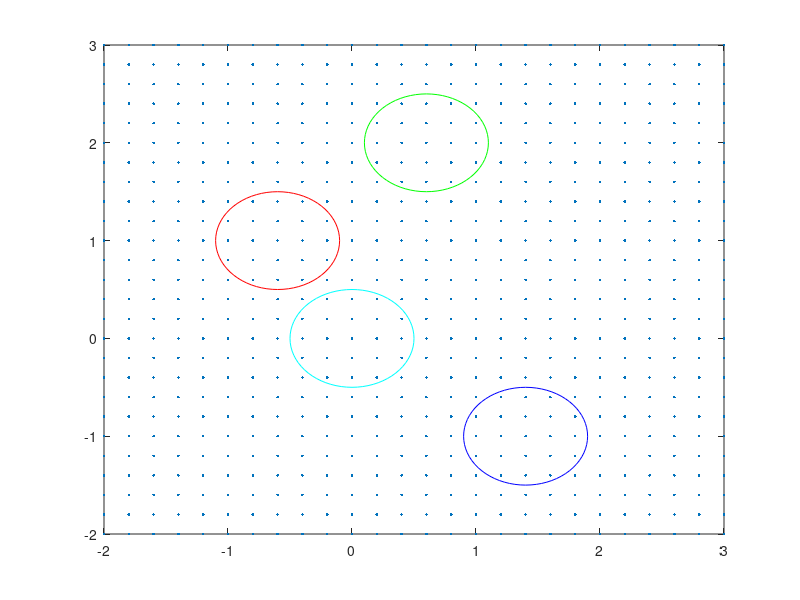

Here is the MATLAB script that generated this plot: (Note: this script raises an error after producing the figure.)
% Equation 8 in Jarek's paper suggests that the shape function can be
% represented as a convolution of center points and the ball function.
% Then, the fourier of the shape function should be the pointwise
% multiplication of the fourier of the center points and the fourier
% of the ball function. For implementation, assume center points are on
% a regular grid for now. 
% In addition, the bump function for ball0 is generated without all the 
% sample points and the rest are padded.

function [] = s10_uniformCentersB0_padded ()

  % Draw the possible circle centers
  clf;
  d = 0.2; low = -2; high = 3;
  K = (high - low) / d + 1
  ps = [];
  for x = low : d : high, for y = low : d : high, ps(end+1,:) = [x,y]; end, end;
  plot(ps(:,1),ps(:,2),'.'); hold on;
  
  % Draw the three circles
  p1 = [-1 + d*2, 1]; p2 = [1 - d*2, 2]; p3 = [1+d*2, -1];
  drawCircle(p1, 0.5, 'r');
  drawCircle(p2, 0.5, 'g');
  drawCircle(p3, 0.5, 'b');
  drawCircle([0,0], 0.5, 'c');
  
  % Generate the vector for centers
  rho = zeros(K,K);
  rho(K-round((p1(2)-low)/d),round((p1(1)-low)/d)+1) = 1;
  rho(K-round((p2(2)-low)/d),round((p2(1)-low)/d)+1) = 1;
  rho(K-round((p3(2)-low)/d),round((p3(1)-low)/d)+1) = 1;
  
  % Generate the vector for a circle centered at 1,1
  tic
  temp = -floor(0.5/d)*d:d:floor(0.5/d)*d;
  ps0 = temp(permn(1:5,2));
  v0 = s00_bump(sqrt(sum(ps0.*ps0,2))/0.5, 1);      % this is faster!!!!!!!
  %v0(find(isinf(v0))) = 1e1;
  v0 = reshape(v0, numel(temp), numel(temp));

  % Compute the fourier transforms 
  rhof = fft2(rho);
  v0f = fft2(v0,K,K);
  rhov0f = rhof.*v0f;
  toc
  
  % Generate the descriptor function for the entire shape
  tic
  psp1 = ps - repmat(p1, size(ps,1), 1);
  psp2 = ps - repmat(p2, size(ps,1), 1);
  psp3 = ps - repmat(p3, size(ps,1), 1);
  v = s00_bump(sqrt(sum(psp1.*psp1,2))/0.5, 1) + ...
    s00_bump(sqrt(sum(psp2.*psp2,2))/0.5, 1) + ...
    s00_bump(sqrt(sum(psp3.*psp3,2))/0.5, 1);
  %v(find(isinf(v))) = 1e1;
  v = reshape(v,26,26);
  
  % Compare with the fourier transform of the entire shape
  vf = fft2(v);
  toc
  assert(max(max(max(real(vf)-real(rhov0f))), max(max(imag(vf)-imag(rhov0f)))) < 1e-5);

end

